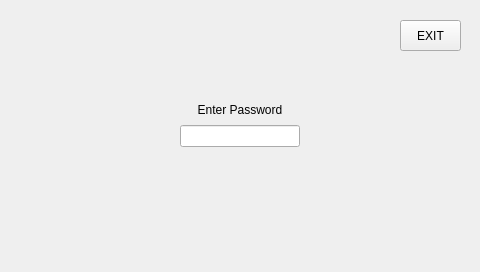
<?xml version="1.0" encoding="UTF-8"?>
<ui version="4.0">
 <class>password</class>
 <widget class="QWidget" name="password">
  <property name="geometry">
   <rect>
    <x>0</x>
    <y>0</y>
    <width>480</width>
    <height>272</height>
   </rect>
  </property>
  <property name="minimumSize">
   <size>
    <width>480</width>
    <height>272</height>
   </size>
  </property>
  <property name="maximumSize">
   <size>
    <width>480</width>
    <height>272</height>
   </size>
  </property>
  <property name="windowTitle">
   <string>Form</string>
  </property>
  <widget class="vkILine" name="vk_userinput">
   <property name="geometry">
    <rect>
     <x>180</x>
     <y>125</y>
     <width>120</width>
     <height>22</height>
    </rect>
   </property>
  </widget>
  <widget class="QLabel" name="lb_userText">
   <property name="geometry">
    <rect>
     <x>150</x>
     <y>100</y>
     <width>180</width>
     <height>20</height>
    </rect>
   </property>
   <property name="text">
    <string>Enter Password</string>
   </property>
   <property name="alignment">
    <set>Qt::AlignCenter</set>
   </property>
  </widget>
  <widget class="QPushButton" name="pb_exit">
   <property name="geometry">
    <rect>
     <x>400</x>
     <y>20</y>
     <width>61</width>
     <height>31</height>
    </rect>
   </property>
   <property name="text">
    <string>EXIT</string>
   </property>
  </widget>
 </widget>
 <customwidgets>
  <customwidget>
   <class>vkILine</class>
   <extends>QLineEdit</extends>
   <header>vkiline.h</header>
  </customwidget>
 </customwidgets>
 <resources/>
 <connections/>
</ui>
